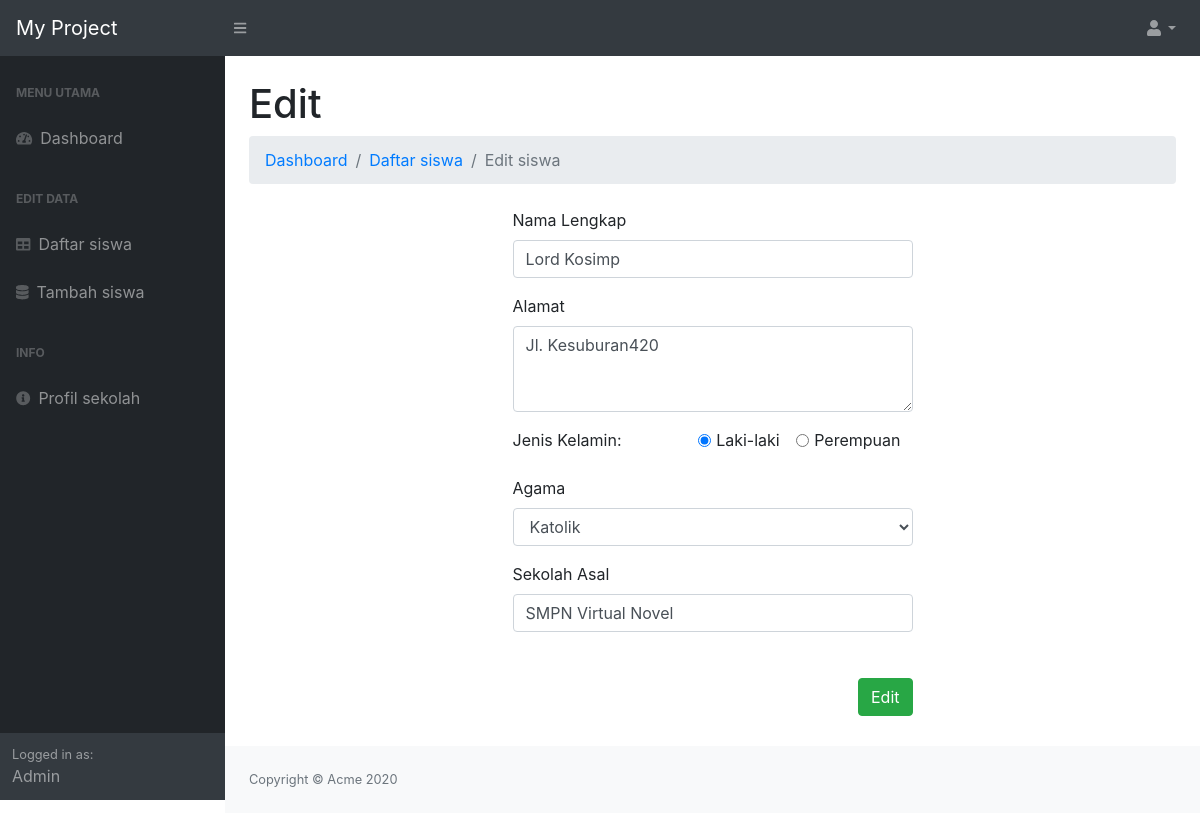
/welcome/dist/form-edit.php?id=5 (signed in), run on the app's committed database.
### tables this page shows
CREATE TABLE `calon_siswa` (
  `id` int(100) UNSIGNED NOT NULL,
  `nama` varchar(64) NOT NULL,
  `alamat` varchar(255) NOT NULL,
  `jenis_kelamin` varchar(10) NOT NULL,
  `agama` varchar(10) NOT NULL,
  `sekolah_asal` varchar(64) NOT NULL
);

### welcome/dist/form-edit.php (the view, shortened to what this page needs)
<?php
require_once "../../config.php";
$id = $_GET['id'];
$query = "SELECT * FROM calon_siswa WHERE id=$id";
$stmt = $mysqli->query($query);
$siswa = $stmt->fetch_assoc();
?>
<!DOCTYPE html>
<html lang="en">
<head>
    <link href="css/styles.css" rel="stylesheet" />
    <link rel="stylesheet" type="text/css" href="css/form.css">
    <link href="https://cdn.datatables.net/1.10.20/css/dataTables.bootstrap4.min.css" rel="stylesheet" />
</head>
<body class="sb-nav-fixed">
    <nav class="sb-topnav navbar navbar-expand navbar-dark bg-dark">
        <a class="navbar-brand" href="index.php">My Project</a>
        <button class="btn btn-link btn-sm order-1 order-lg-0" id="sidebarToggle" href="#"><i class="fas fa-bars"></i></button>
        <ul id="navbar" class="navbar-nav ml-auto ml-md-0">
            <li class="nav-item dropdown">
                <a class="nav-link dropdown-toggle" id="userDropdown" href="#" role="button" data-toggle="dropdown" aria-haspopup="true" aria-expanded="false"><i class="fas fa-user fa-fw"></i></a>
            </li>
        </ul>
    </nav>
    <div id="layoutSidenav">
        <div id="layoutSidenav_nav">
            <nav class="sb-sidenav accordion sb-sidenav-dark" id="sidenavAccordion">
                <div class="sb-sidenav-menu">
                    <div class="nav">
                        <div class="sb-sidenav-menu-heading">Menu utama</div>
                        <a class="nav-link" href="index.php">
                            <div class="sb-nav-link-icon"><i class="fas fa-tachometer-alt"></i></div>
                            Dashboard
                        </a>
                        <div class="sb-sidenav-menu-heading">Edit data</div>
                        <a class="nav-link" href="list-siswa.php">
                            <div class="sb-nav-link-icon"><i class="fas fa-table"></i></div>
                            Daftar siswa
                        </a>
                        <a class="nav-link" href="form-daftar.php">
                            <div class="sb-nav-link-icon"><i class="fa fa-database"></i></div>
                            Tambah siswa
                        </a>
                        <div class="sb-sidenav-menu-heading">Info</div>
                        <a class="nav-link" href="profil.php">
                            <div class="sb-nav-link-icon"><i class="fas fa-info-circle"></i></div>
                            Profil sekolah
                        </a>
                    </div>
                </div>
                <div class="sb-sidenav-footer">
                    <div class="small">Logged in as:</div>
                    <?= ucwords($_SESSION['username']) ?>
                </div>
            </nav>
        </div>
        <div id="layoutSidenav_content">
            <main>
                <div class="container-fluid">
                    <h1 class="mt-4">Edit</h1>
                    <ol class="breadcrumb mb-4">
                        <li class="breadcrumb-item"><a href="index.php">Dashboard</a></li>
                        <li class="breadcrumb-item"><a href="list-siswa.php">Daftar siswa</a></li>
                        <li class="breadcrumb-item active">Edit siswa</li>
                    </ol>
                    <div id="form">
                        <form action="../../proses-edit.php" method="POST">
                            <div class="form-group">
                                <label for="nama">Nama Lengkap</label>
                                <input type="text" name="nama" class="form-control" value="<?php echo $siswa['nama'] ?>" required>
                            </div>
                            <div class="form-group">
                                <label for="alamat">Alamat</label>
                                <textarea class="form-control" rows="3" name="alamat" required><?php echo $siswa['alamat'] ?></textarea>
                            </div>
                            <div class="form-group">
                                <label for="jenis_kelamin">Jenis Kelamin: </label>
                                <div id="row">
                                    <div class="form-check form-check-inline">
                                        <input class="form-check-input" type="radio" name="jenis_kelamin" id="inlineRadio1" value="Laki-laki" checked>
                                        <label class="form-check-label" for="Laki-laki">Laki-laki</label>
                                    </div>
                                    <div class="form-check form-check-inline">
                                        <input class="form-check-input" type="radio" name="jenis_kelamin" id="inlineRadio2" value="Perempuan">
                                        <label class="form-check-label" for="Perempuan">Perempuan</label>
                                    </div>
                                </div>
                            </div>
                            <div class="form-group">
                                <label for="agama">Agama</label>
                                <?php $agama = $siswa['agama']; ?>
                                <select class="form-control" name="agama">
                                    <option <?php echo ($agama == 'Katolik') ? "selected" : "" ?>>Katolik</option>
                                </select>
                            </div>
                            <div class="form-group">
                                <label for="sekolah_asal">Sekolah Asal</label>
                                <input type="text" name="sekolah_asal" class="form-control" value="<?php echo $siswa['sekolah_asal'] ?>" required>
                            </div>
                            <div class="button">
                                <button id="submitButton" class="btn btn-success" type="submit">Edit</button>
                            </div>
                        </form>
                    </div>
                </div>
            </main>
            <footer class="py-4 bg-light mt-auto">
                <div class="container-fluid">
                    <div class="d-flex align-items-center justify-content-between small">
                        <div class="text-muted">Copyright &copy; Acme 2020</div>
                    </div>
                </div>
            </footer>
        </div>
    </div>
</body>
</html>

### data on the page
calon_siswa: nama "Lord Kosimp", alamat "Jl. Kesuburan420", agama "Katolik", sekolah_asal "SMPN Virtual Novel"

### other printed values
$_SESSION['username'] "Admin"
